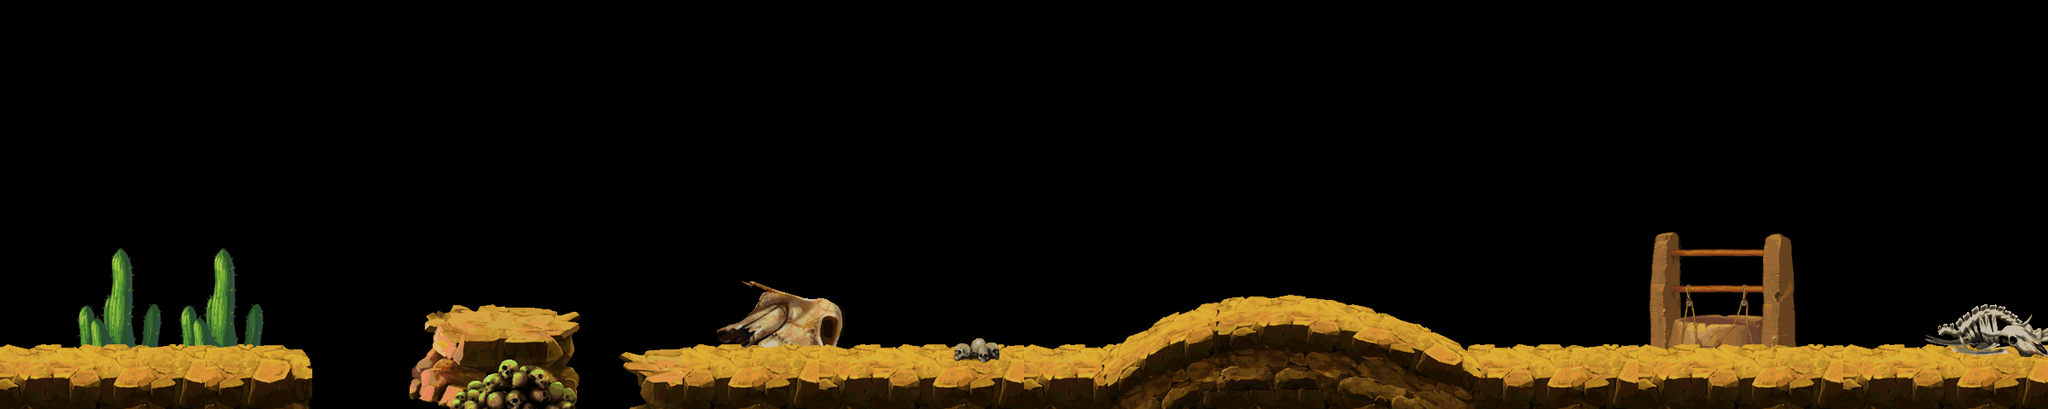

A 2D game scene composited from a Tiled map and its tileset images. What follows is a short description and the map's XML, with each tile layer's data collapsed to a summary:
An orthogonal 60x12 tile map with 40x40 px tiles, 4 tile layers (land1, land2, land3, land4) and 23 objects.

<map version="1.0" orientation="orthogonal" width="60" height="12" tilewidth="40" tileheight="40">
 <tileset firstgid="1" name="4-1" tilewidth="40" tileheight="40">
  <image source="d-land.png" width="2025" height="1793" />
 </tileset>
 <layer name="land1" width="60" height="12">
  <data>[720 cells, 71 non-empty, 59 distinct tile ids]</data>
 </layer>
 <layer name="land2" width="60" height="12">
  <data>[720 cells, 124 non-empty, 40 distinct tile ids]</data>
 </layer>
 <layer name="land3" width="60" height="12">
  <data>[720 cells, 77 non-empty, 77 distinct tile ids]</data>
 </layer>
 <layer name="land4" width="60" height="12">
  <data>[720 cells, 21 non-empty, 21 distinct tile ids]</data>
 </layer>
 <objectgroup name="pengzhuang" width="60" height="12">
  <object x="1" y="425" width="359" height="59" />
  <object x="511" y="379" width="157" height="52" />
  <object x="741" y="424" width="525" height="57" />
  <object x="1465" y="360" width="92" height="65" />
  <object x="1745" y="425" width="656" height="53" />
  <object x="1267" y="425" width="288" height="57" />
  <object x="1557" y="424" width="188" height="55" />
 </objectgroup>
 <objectgroup name="zuobiao1" width="60" height="12">
  <object x="1867" y="424">
   <properties>
    <property name="id" value="1" />
    <property name="type" value="1" />
   </properties>
  </object>
  <object x="1100" y="435">
   <properties>
    <property name="id" value="1" />
    <property name="type" value="1" />
   </properties>
  </object>
  <object x="1036" y="435">
   <properties>
    <property name="id" value="1" />
    <property name="type" value="1" />
   </properties>
  </object>
 </objectgroup>
 <objectgroup name="zuobiao2" width="60" height="12">
  <object x="601" y="379">
   <properties>
    <property name="id" value="101" />
    <property name="num" value="5" />
    <property name="range" value="100" />
    <property name="time" value="1" />
    <property name="timemax" value="12" />
    <property name="timemin" value="3" />
    <property name="z" value="0" />
   </properties>
  </object>
  <object x="1497" y="360">
   <properties>
    <property name="id" value="102" />
    <property name="num" value="5" />
    <property name="range" value="0" />
    <property name="time" value="1" />
    <property name="timemax" value="20" />
    <property name="timmin" value="5" />
   </properties>
  </object>
  <object x="864" y="424">
   <properties>
    <property name="id" value="102" />
    <property name="num" value="5" />
    <property name="range" value="0" />
    <property name="time" value="1" />
    <property name="timemax" value="20" />
    <property name="timmin" value="5" />
   </properties>
  </object>
  <object x="260" y="426">
   <properties>
    <property name="id" value="101" />
    <property name="num" value="6" />
    <property name="range" value="20" />
    <property name="time" value="2" />
    <property name="timemax" value="12" />
    <property name="timmin" value="3" />
   </properties>
  </object>
  <object x="1064" y="422">
   <properties>
    <property name="id" value="101" />
    <property name="num" value="6" />
    <property name="range" value="20" />
    <property name="time" value="2" />
    <property name="timemax" value="12" />
    <property name="timmin" value="3" />
   </properties>
  </object>
  <object x="972" y="420">
   <properties>
    <property name="id" value="103" />
    <property name="num" value="4" />
    <property name="range" value="50" />
    <property name="time" value="6" />
    <property name="timemax" value="10" />
    <property name="timmin" value="3" />
   </properties>
  </object>
  <object x="914" y="424">
   <properties>
    <property name="id" value="111" />
    <property name="num" value="2" />
    <property name="range" value="20" />
    <property name="time" value="1" />
    <property name="timemax" value="8" />
    <property name="timmin" value="1" />
   </properties>
  </object>
  <object x="1243" y="59">
   <properties>
    <property name="id" value="107" />
    <property name="num" value="3" />
    <property name="range" value="0" />
    <property name="time" value="1" />
    <property name="timemax" value="12" />
    <property name="timmin" value="3" />
   </properties>
  </object>
  <object x="182" y="424">
   <properties>
    <property name="id" value="111" />
    <property name="num" value="4" />
    <property name="range" value="0" />
    <property name="time" value="1" />
    <property name="timemax" value="8" />
    <property name="timmin" value="1" />
   </properties>
  </object>
  <object x="1191" y="426">
   <properties>
    <property name="id" value="111" />
    <property name="num" value="4" />
    <property name="range" value="0" />
    <property name="time" value="1" />
    <property name="timemax" value="8" />
    <property name="timmin" value="1" />
   </properties>
  </object>
  <object x="2026" y="428">
   <properties>
    <property name="id" value="111" />
    <property name="num" value="4" />
    <property name="range" value="0" />
    <property name="time" value="1" />
    <property name="timemax" value="8" />
    <property name="timmin" value="1" />
   </properties>
  </object>
 </objectgroup>
 <objectgroup name="zuobiao3" width="60" height="12">
  <object x="1263" y="360" width="201" height="63">
   <properties>
    <property name="poid" value="0" />
   </properties>
  </object>
  <object x="1556" y="361" width="191" height="63">
   <properties>
    <property name="poid" value="1" />
   </properties>
  </object>
 </objectgroup>
</map>
